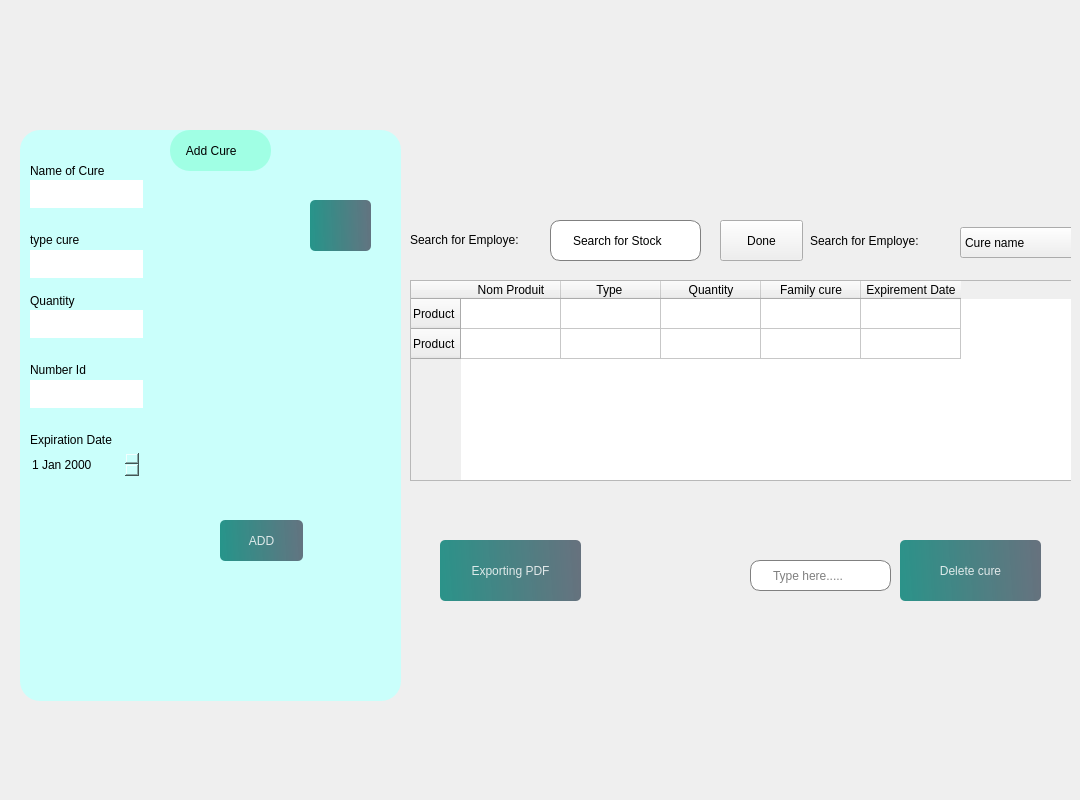
            <widget class="QWidget" name="a5">
             <widget class="QFrame" name="frame_11">
              <property name="geometry">
               <rect>
                <x>10</x>
                <y>20</y>
                <width>1061</width>
                <height>771</height>
               </rect>
              </property>
              <property name="frameShape">
               <enum>QFrame::NoFrame</enum>
              </property>
              <widget class="QFrame" name="frame_12">
               <property name="geometry">
                <rect>
                 <x>10</x>
                 <y>110</y>
                 <width>381</width>
                 <height>571</height>
                </rect>
               </property>
               <property name="styleSheet">
                <string notr="true">background-color: rgb(202, 255, 251);
border-radius:20px;</string>
               </property>
               <property name="frameShape">
                <enum>QFrame::NoFrame</enum>
               </property>
               <widget class="QPushButton" name="add_3">
                <property name="geometry">
                 <rect>
                  <x>200</x>
                  <y>390</y>
                  <width>83</width>
                  <height>41</height>
                 </rect>
                </property>
                <property name="styleSheet">
                 <string notr="true">
#pushButton_21{
color: rgb(0, 0, 0);
}
QPushButton, #pushButton_29{
	background-color: qlineargradient(spread:pad, x1:0, y1:0.505682, x2:1, y2:0.477, stop:0 rgba(11, 131, 120, 219), stop:1 rgba(85, 98, 112, 226));
	color:rgba(255, 255, 255, 210);
	border-radius:5px;
}

QPushButton#pushButton_29:hover{
	background-color: qlineargradient(spread:pad, x1:0, y1:0.505682, x2:1, y2:0.477, stop:0 rgba(150, 123, 111, 219), stop:1 rgba(85, 81, 84, 226));
}

QPushButton#pushButton_29:pressed{
	padding-left:5px;
	padding-top:5px;
	background-color:rgba(150, 123, 111, 255);
}
</string>
                </property>
                <property name="text">
                 <string>ADD</string>
                </property>
                <property name="checkable">
                 <bool>true</bool>
                </property>
               </widget>
               <widget class="QLabel" name="label_40">
                <property name="geometry">
                 <rect>
                  <x>10</x>
                  <y>30</y>
                  <width>101</width>
                  <height>21</height>
                 </rect>
                </property>
                <property name="styleSheet">
                 <string notr="true">color: rgb(0, 0, 0);</string>
                </property>
                <property name="text">
                 <string>Name of Cure</string>
                </property>
               </widget>
               <widget class="QLineEdit" name="lineEdit_30">
                <property name="geometry">
                 <rect>
                  <x>10</x>
                  <y>120</y>
                  <width>113</width>
                  <height>28</height>
                 </rect>
                </property>
                <property name="styleSheet">
                 <string notr="true">background-color: rgb(255, 255, 255);
color: rgb(0, 0, 0);</string>
                </property>
               </widget>
               <widget class="QLabel" name="label_41">
                <property name="geometry">
                 <rect>
                  <x>10</x>
                  <y>230</y>
                  <width>81</width>
                  <height>20</height>
                 </rect>
                </property>
                <property name="styleSheet">
                 <string notr="true">color: rgb(0, 0, 0);</string>
                </property>
                <property name="text">
                 <string>Number Id</string>
                </property>
               </widget>
               <widget class="QLabel" name="label_43">
                <property name="geometry">
                 <rect>
                  <x>10</x>
                  <y>300</y>
                  <width>111</width>
                  <height>20</height>
                 </rect>
                </property>
                <property name="styleSheet">
                 <string notr="true">color: rgb(0, 0, 0);</string>
                </property>
                <property name="text">
                 <string>Expiration Date</string>
                </property>
               </widget>
               <widget class="QLabel" name="label_50">
                <property name="geometry">
                 <rect>
                  <x>10</x>
                  <y>99</y>
                  <width>91</width>
                  <height>21</height>
                 </rect>
                </property>
                <property name="styleSheet">
                 <string notr="true">color: rgb(0, 0, 0);</string>
                </property>
                <property name="text">
                 <string>type cure</string>
                </property>
               </widget>
               <widget class="QLabel" name="label_53">
                <property name="geometry">
                 <rect>
                  <x>10</x>
                  <y>160</y>
                  <width>91</width>
                  <height>21</height>
                 </rect>
                </property>
                <property name="styleSheet">
                 <string notr="true">color: rgb(0, 0, 0);</string>
                </property>
                <property name="text">
                 <string>Quantity</string>
                </property>
               </widget>
               <widget class="QPushButton" name="pushButton_32">
                <property name="geometry">
                 <rect>
                  <x>290</x>
                  <y>70</y>
                  <width>61</width>
                  <height>51</height>
                 </rect>
                </property>
                <property name="styleSheet">
                 <string notr="true">
#pushButton_20{
color: rgb(0, 0, 0);
}
QPushButton, #pushButton_20{
	background-color: qlineargradient(spread:pad, x1:0, y1:0.505682, x2:1, y2:0.477, stop:0 rgba(11, 131, 120, 219), stop:1 rgba(85, 98, 112, 226));
	color:rgba(255, 255, 255, 210);
	border-radius:5px;
}

QPushButton#pushButton_20:hover{
	background-color: qlineargradient(spread:pad, x1:0, y1:0.505682, x2:1, y2:0.477, stop:0 rgba(150, 123, 111, 219), stop:1 rgba(85, 81, 84, 226));
}

QPushButton#pushButton_20:pressed{
	padding-left:5px;
	padding-top:5px;
	background-color:rgba(150, 123, 111, 255);
}
</string>
                </property>
                <property name="text">
                 <string/>
                </property>
                <property name="icon">
                 <iconset resource="resource.qrc">
                  <normaloff>:/img/img/trash-2.svg</normaloff>:/img/img/trash-2.svg</iconset>
                </property>
               </widget>
               <widget class="QLineEdit" name="lineEdit_31">
                <property name="geometry">
                 <rect>
                  <x>10</x>
                  <y>50</y>
                  <width>113</width>
                  <height>28</height>
                 </rect>
                </property>
                <property name="styleSheet">
                 <string notr="true">background-color: rgb(255, 255, 255);
color: rgb(0, 0, 0);</string>
                </property>
               </widget>
               <widget class="QLineEdit" name="lineEdit_32">
                <property name="geometry">
                 <rect>
                  <x>10</x>
                  <y>180</y>
                  <width>113</width>
                  <height>28</height>
                 </rect>
                </property>
                <property name="styleSheet">
                 <string notr="true">background-color: rgb(255, 255, 255);
color: rgb(0, 0, 0);</string>
                </property>
               </widget>
               <widget class="QLineEdit" name="lineEdit_35">
                <property name="geometry">
                 <rect>
                  <x>10</x>
                  <y>250</y>
                  <width>113</width>
                  <height>28</height>
                 </rect>
                </property>
                <property name="styleSheet">
                 <string notr="true">background-color: rgb(255, 255, 255);
color: rgb(0, 0, 0);</string>
                </property>
               </widget>
               <widget class="QDateEdit" name="dateEdit_6">
                <property name="geometry">
                 <rect>
                  <x>10</x>
                  <y>320</y>
                  <width>110</width>
                  <height>29</height>
                 </rect>
                </property>
                <property name="styleSheet">
                 <string notr="true">color: rgb(0, 0, 0);</string>
                </property>
               </widget>
               <widget class="QLabel" name="label_68">
                <property name="geometry">
                 <rect>
                  <x>150</x>
                  <y>0</y>
                  <width>101</width>
                  <height>41</height>
                 </rect>
                </property>
                <property name="styleSheet">
                 <string notr="true">color: rgb(0, 0, 0);
background-color: rgb(160, 255, 228);</string>
                </property>
                <property name="text">
                 <string>     Add Cure</string>
                </property>
               </widget>
              </widget>
              <widget class="QTableWidget" name="tableWidget_3">
               <property name="geometry">
                <rect>
                 <x>400</x>
                 <y>260</y>
                 <width>701</width>
                 <height>201</height>
                </rect>
               </property>
               <property name="styleSheet">
                <string notr="true">color: rgb(0, 0, 0);</string>
               </property>
               <row>
                <property name="text">
                 <string>Product</string>
                </property>
                <property name="icon">
                 <iconset resource="resource.qrc">
                  <normaloff>:/img/img/hexagon.svg</normaloff>:/img/img/hexagon.svg</iconset>
                </property>
               </row>
               <row>
                <property name="text">
                 <string>Product</string>
                </property>
                <property name="icon">
                 <iconset resource="resource.qrc">
                  <normaloff>:/img/img/hexagon.svg</normaloff>:/img/img/hexagon.svg</iconset>
                </property>
               </row>
               <column>
                <property name="text">
                 <string>Nom Produit</string>
                </property>
               </column>
               <column>
                <property name="text">
                 <string>Type </string>
                </property>
               </column>
               <column>
                <property name="text">
                 <string>Quantity</string>
                </property>
               </column>
               <column>
                <property name="text">
                 <string>Family cure</string>
                </property>
               </column>
               <column>
                <property name="text">
                 <string>Expirement Date</string>
                </property>
               </column>
              </widget>
              <widget class="QLabel" name="pic1_2">
               <property name="geometry">
                <rect>
                 <x>400</x>
                 <y>40</y>
                 <width>601</width>
                 <height>151</height>
                </rect>
               </property>
               <property name="text">
                <string/>
               </property>
               <property name="pixmap">
                <pixmap>img/Nouveau dossier/aze.png</pixmap>
               </property>
              </widget>
              <widget class="QPushButton" name="pushButton_34">
               <property name="geometry">
                <rect>
                 <x>890</x>
                 <y>520</y>
                 <width>141</width>
                 <height>61</height>
                </rect>
               </property>
               <property name="styleSheet">
                <string notr="true">
#pushButton_21{
color: rgb(0, 0, 0);
}
QPushButton, #pushButton_21{
	background-color: qlineargradient(spread:pad, x1:0, y1:0.505682, x2:1, y2:0.477, stop:0 rgba(11, 131, 120, 219), stop:1 rgba(85, 98, 112, 226));
	color:rgba(255, 255, 255, 210);
	border-radius:5px;
}

QPushButton#pushButton_21:hover{
	background-color: qlineargradient(spread:pad, x1:0, y1:0.505682, x2:1, y2:0.477, stop:0 rgba(150, 123, 111, 219), stop:1 rgba(85, 81, 84, 226));
}

QPushButton#pushButton_21:pressed{
	padding-left:5px;
	padding-top:5px;
	background-color:rgba(150, 123, 111, 255);
}
</string>
               </property>
               <property name="text">
                <string>Delete cure</string>
               </property>
              </widget>
              <widget class="QLineEdit" name="edit_6">
               <property name="geometry">
                <rect>
                 <x>740</x>
                 <y>540</y>
                 <width>141</width>
                 <height>31</height>
                </rect>
               </property>
               <property name="minimumSize">
                <size>
                 <width>0</width>
                 <height>31</height>
                </size>
               </property>
               <property name="styleSheet">
                <string notr="true">QLineEdit{
	padding-left: 20px;
	border: 1px solid gray;	
	border-radius: 10px;
color: rgb(0, 0, 0);

}
</string>
               </property>
               <property name="placeholderText">
                <string>Type here.....</string>
               </property>
              </widget>
              <widget class="QLabel" name="label_65">
               <property name="geometry">
                <rect>
                 <x>590</x>
                 <y>530</y>
                 <width>31</width>
                 <height>41</height>
                </rect>
               </property>
               <property name="text">
                <string/>
               </property>
               <property name="pixmap">
                <pixmap resource="resource.qrc">:/img/img/download.svg</pixmap>
               </property>
              </widget>
              <widget class="QPushButton" name="pushButton_38">
               <property name="geometry">
                <rect>
                 <x>430</x>
                 <y>520</y>
                 <width>141</width>
                 <height>61</height>
                </rect>
               </property>
               <property name="styleSheet">
                <string notr="true">
#pushButton_21{
color: rgb(0, 0, 0);
}
QPushButton, #pushButton_29{
	background-color: qlineargradient(spread:pad, x1:0, y1:0.505682, x2:1, y2:0.477, stop:0 rgba(11, 131, 120, 219), stop:1 rgba(85, 98, 112, 226));
	color:rgba(255, 255, 255, 210);
	border-radius:5px;
}

QPushButton#pushButton_29:hover{
	background-color: qlineargradient(spread:pad, x1:0, y1:0.505682, x2:1, y2:0.477, stop:0 rgba(150, 123, 111, 219), stop:1 rgba(85, 81, 84, 226));
}

QPushButton#pushButton_29:pressed{
	padding-left:5px;
	padding-top:5px;
	background-color:rgba(150, 123, 111, 255);
}
</string>
               </property>
               <property name="text">
                <string>Exporting PDF</string>
               </property>
              </widget>
              <widget class="QComboBox" name="comboBox_7">
               <property name="geometry">
                <rect>
                 <x>950</x>
                 <y>207</y>
                 <width>131</width>
                 <height>31</height>
                </rect>
               </property>
               <item>
                <property name="text">
                 <string>Cure name</string>
                </property>
               </item>
               <item>
                <property name="text">
                 <string>Family</string>
                </property>
               </item>
               <item>
                <property name="text">
                 <string>Cure Code</string>
                </property>
               </item>
               <item>
                <property name="text">
                 <string/>
                </property>
               </item>
              </widget>
              <widget class="QLabel" name="label_66">
               <property name="geometry">
                <rect>
                 <x>400</x>
                 <y>199</y>
                 <width>131</width>
                 <height>41</height>
                </rect>
               </property>
               <property name="styleSheet">
                <string notr="true">color: rgb(0, 0, 0);</string>
               </property>
               <property name="text">
                <string>Search for Employe:</string>
               </property>
              </widget>
              <widget class="QLineEdit" name="edit_3">
               <property name="geometry">
                <rect>
                 <x>540</x>
                 <y>200</y>
                 <width>151</width>
                 <height>41</height>
                </rect>
               </property>
               <property name="minimumSize">
                <size>
                 <width>0</width>
                 <height>31</height>
                </size>
               </property>
               <property name="styleSheet">
                <string notr="true">QLineEdit{
	padding-left: 20px;
	border: 1px solid gray;	
	border-radius: 10px;
color: rgb(0, 0, 0);

}
</string>
               </property>
               <property name="text">
                <string>Search for Stock</string>
               </property>
               <property name="placeholderText">
                <string>Type here.....</string>
               </property>
              </widget>
              <widget class="QLabel" name="label_67">
               <property name="geometry">
                <rect>
                 <x>800</x>
                 <y>200</y>
                 <width>151</width>
                 <height>41</height>
                </rect>
               </property>
               <property name="styleSheet">
                <string notr="true">color: rgb(0, 0, 0);</string>
               </property>
               <property name="text">
                <string>Search for Employe:</string>
               </property>
              </widget>
              <widget class="QPushButton" name="pushButton_13">
               <property name="geometry">
                <rect>
                 <x>710</x>
                 <y>200</y>
                 <width>83</width>
                 <height>41</height>
                </rect>
               </property>
               <property name="styleSheet">
                <string notr="true">QPushButton, #pushButton_4 {
    background-color: qlineargradient(spread:pad, x1:0, y1:0.505682, x2:1, y2:0.477, 
        stop:0 rgba(11, 131, 120, 219), stop:1 rgba(85, 98, 112, 226));
    color: rgba(255, 255, 255, 210);
    border-radius: 5px;
    transition: background-color 0.3s ease-in-out; /* Transition effect */
}

QPushButton#pushButton_4:hover {
    background-color: qlineargradient(spread:pad, x1:0, y1:0.505682, x2:1, y2:0.477, 
        stop:0 rgba(150, 123, 111, 219), stop:1 rgba(85, 81, 84, 226));
}

QPushButton#pushButton_4:pressed {
    padding-left: 5px;
    padding-top: 5px;
    background-color: rgba(150, 123, 111, 255);
    transition: background-color 0.1s ease-out; /* Faster transition when pressed */
}



color: rgb(0, 0, 0);</string>
               </property>
               <property name="text">
                <string>Done</string>
               </property>
              </widget>
             </widget>
            </widget>
